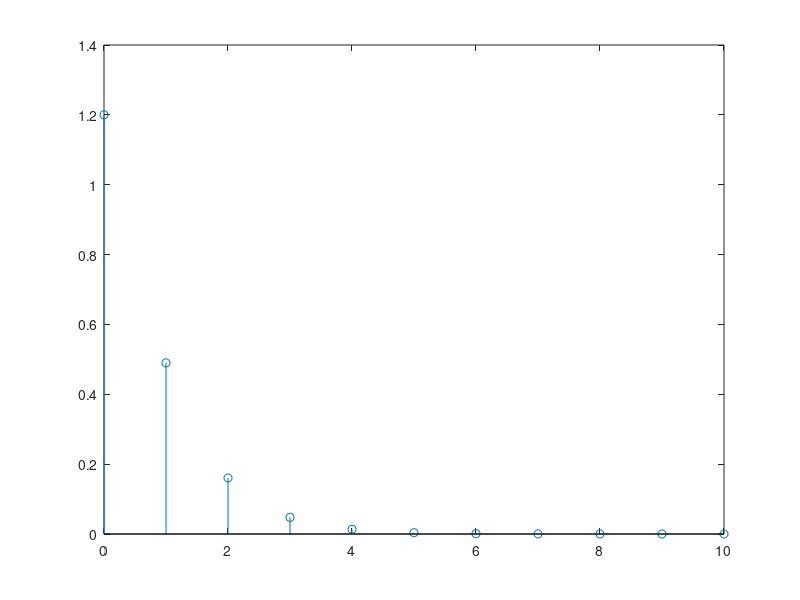

Reproduce this figure in MATLAB.
pkg load signal
a = [1 -1/5];
b = [1];
n = [0:10];
x = [(1/4).^n];
z = filtic(b,a,[1]);
[y,zf] = filter(b,a,x,z);
stem(n,y);
